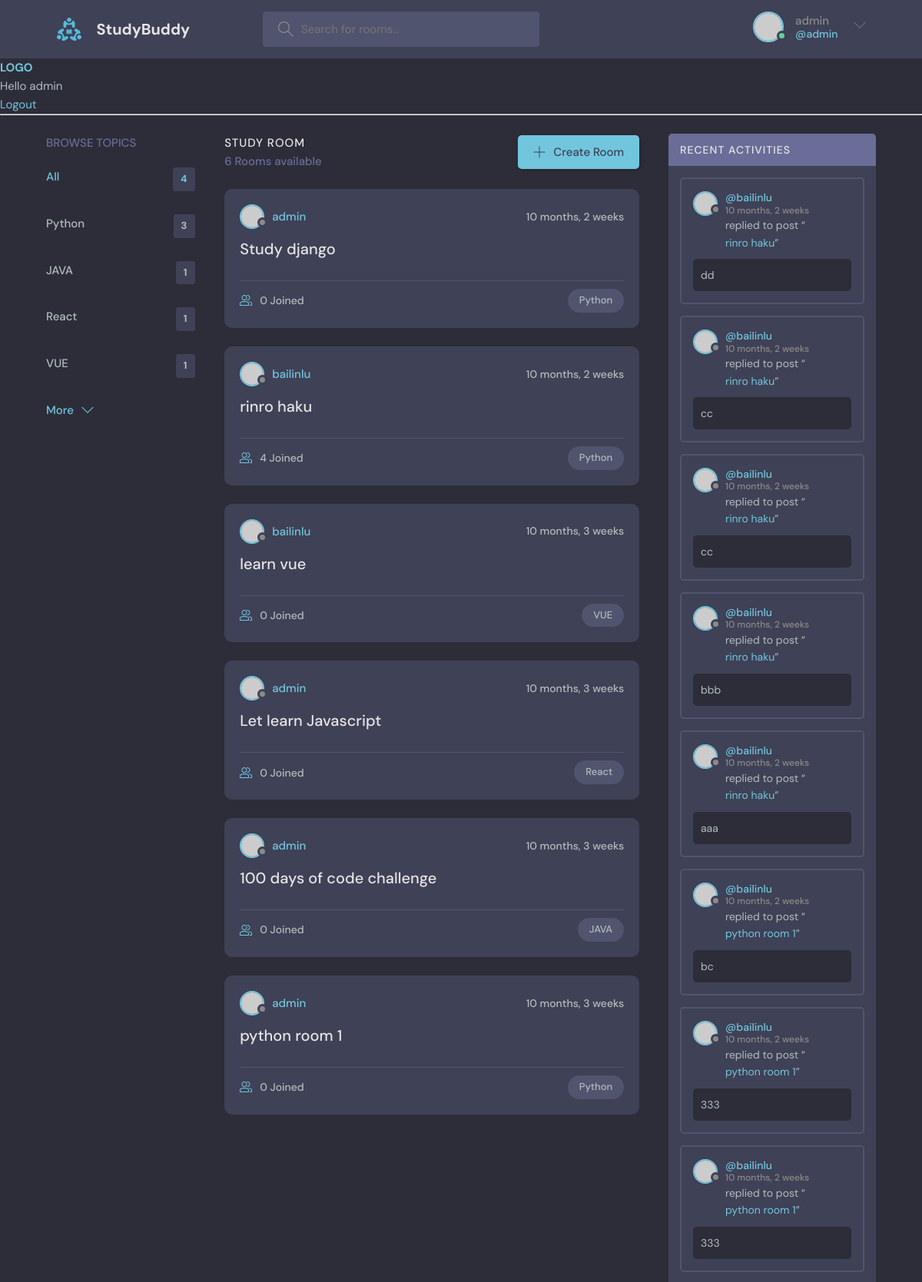
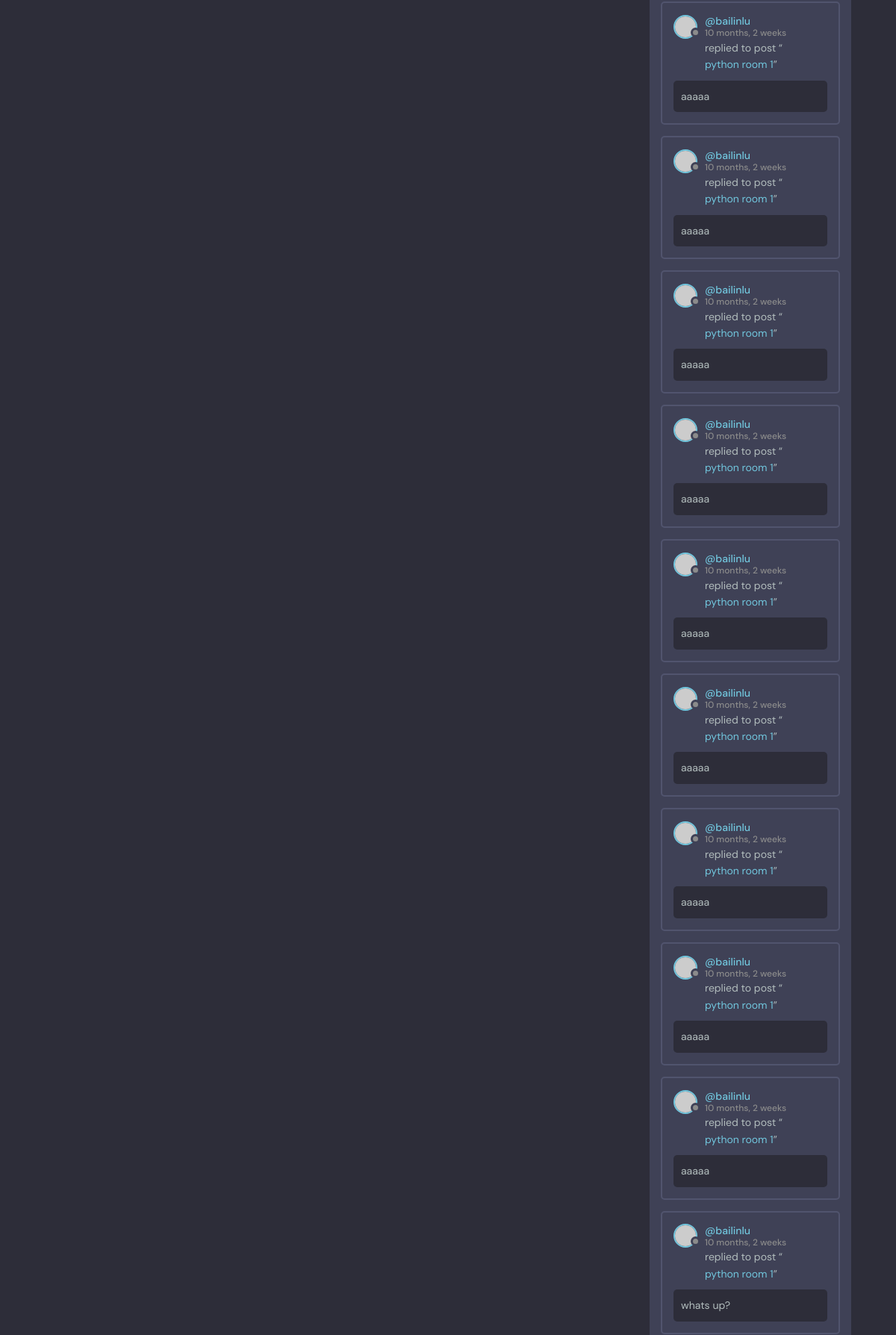
The app's page / (signed in, upper part) with its own data (2 pictures, top to bottom).
### base/models.py (models this page shows, shortened)
class Topic(models.Model):
    name = models.CharField(max_length=200)
    def __str__(self):
        return self.name

class Room(models.Model):
    host = models.ForeignKey(User, on_delete=models.SET_NULL, null=True)
    topic = models.ForeignKey(Topic, on_delete=models.SET_NULL, null=True)
    name = models.CharField(max_length=200)
    description = models.TextField(null=True,blank=True)
    participants = models.ManyToManyField(User, related_name='participants', blank=True)
    updated = models.DateTimeField(auto_now=True)
    created = models.DateTimeField(auto_now_add=True)
    class Meta:
        ordering = ['-updated', '-created']
    def __str__(self):
        return self.name

class Message(models.Model):
    user = models.ForeignKey(User, on_delete=models.CASCADE)
    room = models.ForeignKey(Room, on_delete=models.CASCADE)
    body = models.TextField()
    updated = models.DateTimeField(auto_now=True)
    created = models.DateTimeField(auto_now_add=True)
    class Meta:
        ordering = ['-updated', '-created']

### base/views.py (the view)
# urls.py: path('', views.home, name="home"),
@login_required(login_url='login')
def home(request):
    q= request.GET.get('q') if request.GET.get('q') != None else ''
    rooms = Room.objects.filter(
        Q(topic__name__icontains=q) |
        Q(name__icontains=q) |
        Q(description__icontains=q))
    topics = Topic.objects.all()
    room_count = rooms.count()
    room_messages = Message.objects.filter(Q(room__topic__name__icontains=q))
    context = {'rooms': rooms, 'topics': topics,
                'room_count': room_count, 'room_messages': room_messages}
    return render(request, 'base/home.html', context)

### base/templates/base/home.html (shortened to what this page needs)
{% extends 'main.html' %}
{% block content %}
<main class="layout layout--3">
  <div class="container">
    {% include 'base/topics_component.html' %}
    <div class="roomList">
      <div class="roomList__header">
        <div>
          <h2>Study Room</h2>
          <p>{{room_count}} Rooms available</p>
        </div>
        <a class="btn btn--main" href="create-room.html">
          <svg
            version="1.1"
            xmlns="http://www.w3.org/2000/svg"
            width="32"
            height="32"
            viewBox="0 0 32 32"
          >
            <title>add</title>
            <path
              d="M16.943 0.943h-1.885v14.115h-14.115v1.885h14.115v14.115h1.885v-14.115h14.115v-1.885h-14.115v-14.115z"
            ></path>
          </svg>
          Create Room
        </a>
      </div>
      {% include 'base/feed_component.html' %}
    </div>
    {% include 'base/activity_component.html' %}
</main>
{% endblock %}

### templates/navbar.html (shortened to what this page needs)
{% load static %}
<header class="header header--loggedIn">
  <div class="container">
    <a href="{% url 'home' %}" class="header__logo">
      <img src="{% static 'images/logo.svg' %}" />
      <h1>StudyBuddy</h1>
    </a>
    <form class="header__search" method="GET" action="{% url 'home' %}">
      <label>
        <input placeholder="Search for rooms..." name="q"/>
      </label>
    </form>
    <nav class="header__menu">
      {% if request.user.is_authenticated %}
      <div class="header__user">
        <a href="profile.html">
          <div class="avatar avatar--medium active">
            <img src="https://randomuser.me/api/portraits/men/37.jpg" />
          </div>
          <p>{{request.user.username}} <span>@{{request.user.username}}</span></p>
        </a>
        <button class="dropdown-button">
          <svg version="1.1" xmlns="http://www.w3.org/2000/svg" width="32" height="32" viewBox="0 0 32 32">
            <title>chevron-down</title>
            <path d="M16 21l-13-13h-3l16 16 16-16h-3l-13 13z"></path>
          </svg>
        </button>
      </div>
      {% else %}
      <a href="{% url 'login' %}">
        <img src="{% static 'images/avatar.svg' %}" />
        <p>Login</p>
      </a>
      {% endif %}
    </nav>
  </div>
</header>
<a href="/">
  <h1>LOGO</h1>
</a>
{% if request.user.is_authenticated %}
<p>Hello {{ request.user }}</p>
<a href="{% url 'logout' %}">Logout</a>
{% else %}
<a href="{% url 'login' %}">Login</a>
{% endif %}
<hr />

### base/templates/base/topics_component.html
<div class="topics">
  <div class="topics__header">
    <h2>Browse Topics</h2>
  </div>
  <ul class="topics__list">
    <li>
      <a href="{% url 'home' %}" class="active">All <span>{{topics.count}}</span></a>
    </li>
    {% for topic in topics%}
    <div>
      <li>
        <a href="{% url 'home' %}?q={{topic.name}}">{{topic}}<span>{{topic.room_set.all.count}}</span></a>
      </li>
    </div>
    {% endfor%}
  </ul>
  <a class="btn btn--link" href="topics.html">
    More
    <svg
      version="1.1"
      xmlns="http://www.w3.org/2000/svg"
      width="32"
      height="32"
      viewBox="0 0 32 32"
    >
      <title>chevron-down</title>
      <path d="M16 21l-13-13h-3l16 16 16-16h-3l-13 13z"></path>
    </svg>
  </a>
</div>

### base/templates/base/feed_component.html (shortened to what this page needs)
{% for room in rooms %}
<div class="roomListRoom">
    <div class="roomListRoom__header">
      <a href="{% url 'user-profile' room.host.id %}" class="roomListRoom__author">
        <div class="avatar avatar--small">
          <img src="https://randomuser.me/api/portraits/women/11.jpg" />
        </div>
        <span>{{room.host.username}}</span>
      </a>
      <div class="roomListRoom__actions">
        <span>{{room.created|timesince}} </span>
      </div>
    </div>
    <div class="roomListRoom__content">
      <a href="{% url 'room' room.id %}">{{room.name}}</a>
    </div>
    <div class="roomListRoom__meta">
      <a href="{% url 'user-profile' room.host.id %}" class="roomListRoom__joined">
        {{room.participants.all.count}} Joined
    </a>
      <p class="roomListRoom__topic">{{room.topic.name}}</p>
    </div>
  </div>
  {% endfor %}

### base/templates/base/activity_component.html (shortened to what this page needs)
<div class="activities">
    <div class="activities__header">
      <h2>Recent Activities</h2>
    </div>
    {% for message in room_messages %}
    <div class="activities__box">
      <div class="activities__boxHeader roomListRoom__header">
        <a href="{% url 'user-profile' message.user.id %}" class="roomListRoom__author">
          <div class="avatar avatar--small">
            <img src="https://randomuser.me/api/portraits/women/11.jpg" />
          </div>
          <p>
            @{{message.user}}
            <span>{{message.created|timesince}}</span>
          </p>
        </a>
      </div>
      <div class="activities__boxContent">
        <p>
          replied to post “<a href="{% url 'room' message.room.id %}">{{message.room}}</a
          >”
        </p>
        <div class="activities__boxRoomContent">
          {{message.body}}
        </div>
      </div>
    </div>
    {% endfor%}
  </div>
</div>

### records on screen
Topic: name "Python", room_set.all.count "3"
Topic: name "JAVA", room_set.all.count "1"
Topic: name "React", room_set.all.count "1"
Topic: name "VUE", room_set.all.count "1"
Room: host.username "admin", created "10 months, 2 weeks", name "Study django", participants.all.count "0", topic.name "Python"
Room: host.username "bailinlu", created "10 months, 2 weeks", name "rinro haku", participants.all.count "4", topic.name "Python"
Room: host.username "bailinlu", created "10 months, 3 weeks", name "learn vue", participants.all.count "0", topic.name "VUE"
Room: host.username "admin", created "10 months, 3 weeks", name "Let learn Javascript", participants.all.count "0", topic.name "React"
Room: host.username "admin", created "10 months, 3 weeks", name "100 days of code challenge", participants.all.count "0", topic.name "JAVA"
Room: host.username "admin", created "10 months, 3 weeks", name "python room 1", participants.all.count "0", topic.name "Python"
Message: user "bailinlu", created "10 months, 2 weeks", room "rinro haku", body "dd"
Message: user "bailinlu", created "10 months, 2 weeks", room "rinro haku", body "cc"
Message: user "bailinlu", created "10 months, 2 weeks", room "rinro haku", body "cc"
Message: user "bailinlu", created "10 months, 2 weeks", room "rinro haku", body "bbb"
Message: user "bailinlu", created "10 months, 2 weeks", room "rinro haku", body "aaa"
Message: user "bailinlu", created "10 months, 2 weeks", room "python room 1", body "bc"
Message: user "bailinlu", created "10 months, 2 weeks", room "python room 1", body "333"
Message: user "bailinlu", created "10 months, 2 weeks", room "python room 1", body "333"
Message: user "bailinlu", created "10 months, 2 weeks", room "python room 1", body "aaaaa"
Message: user "bailinlu", created "10 months, 2 weeks", room "python room 1", body "aaaaa"
Message: user "bailinlu", created "10 months, 2 weeks", room "python room 1", body "aaaaa"
Message: user "bailinlu", created "10 months, 2 weeks", room "python room 1", body "aaaaa"
Message: user "bailinlu", created "10 months, 2 weeks", room "python room 1", body "aaaaa"
Message: user "bailinlu", created "10 months, 2 weeks", room "python room 1", body "aaaaa"
Message: user "bailinlu", created "10 months, 2 weeks", room "python room 1", body "aaaaa"
Message: user "bailinlu", created "10 months, 2 weeks", room "python room 1", body "aaaaa"
Message: user "bailinlu", created "10 months, 2 weeks", room "python room 1", body "aaaaa"
Message: user "bailinlu", created "10 months, 2 weeks", room "python room 1", body "whats up?"

### other values on screen
{{ request.user.username }} "admin"
{{ request.user }} "admin"
{{ topics.count }} "4"
{{ room_count }} "6"
